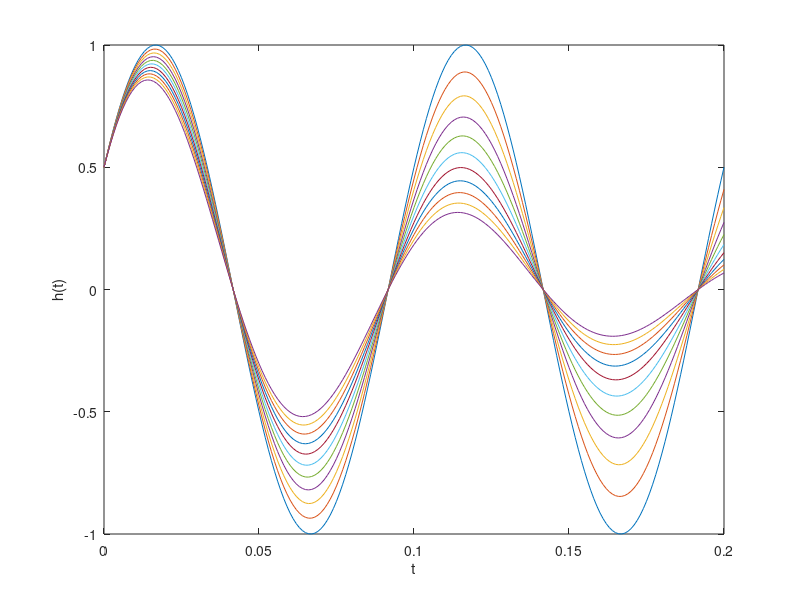

Here is the MATLAB script that generated this plot:
% MATLAB Session B: Elementary Operations
%echo on

% MATLAB Overview:
% Refer to text regarding an overview of MATLAB

% Calculator Operations:
z = -3-j*4
%pause;
output1=z;

z_real = real(z); z_imag = imag(z);
z_mag = sqrt(z_real^2 + z_imag^2)
%pause;
output2=z_real;
output3=z_imag;
output4=z_mag;

z_mag = sqrt(z*conj(z))
%pause;
output5=z_mag;

z_mag = abs(z)
%pause;
output6=z_mag;

z_rad = angle(z)
%pause;
output7=z_rad;

z_deg = angle(z)*180/pi
%pause;
output8=z_deg;

z_rad = atan2(z_imag,z_real)
%pause;
output9=z_rad;

cos(j)
%pause;
output10=cos(j);

log(-1)
%pause;
output11=log(-1);

% Vector Operations:
k = 0:2:11
%pause;
output12=k;

k = 11:-10/3:0
%pause;
output13=k;

k = 0:11
%pause;
output14=k;


k = 0:2;
w = exp(j*(pi/3 + 2*pi*k/3))
%pause;
output15=w;
    
k = 0:99;
w = exp(j*(pi/100 + 2*pi*k/100));
w(5)
%pause;
output16=w(5);

k(5)
%pause;
output17=k(5);

w(98:100)
%pause;
output18=w(98:100);

t = 0:0.2/500:0.2-0.2/500;
f = sin(2*pi*10*t+pi/6);
f(1)
%pause;
output19=f(1);

% Simple Plotting:
plot(t,f);
xlabel('t'); ylabel('f(t)')
%pause; clf;
output20=f;
    
plot(real(w),imag(w),'o');
xlabel('Re(w)'); ylabel('Im(w)');
axis equal
%pause; clf;
output21=w;
    
% Element-by-Element Operations:
g = exp(-10*t);
h = f.*g;
plot(t,f,'-k',t,h,':k');
xlabel('t'); ylabel('Amplitude');
legend('f(t)','h(t)');
%pause; clf;
output22=f;
output23=h;
    
% Matrix Operations:
r = [1 0 0]
%pause;
output24=r;

A = [2 3;4 5;0 6]
%pause;
output25=A;

c = r'
%pause;
output26=c;

B = [c A]
%pause;
output27=B;

B(1,2)
%pause;
output28=B(1,2);

B(1:2,2:3)
%pause;
output29=B(1:2,2:3);

B(2,:)
%pause;
output30=B(2,:);
    
A = [1 -2 3;-sqrt(3) 1 -sqrt(5);3 -sqrt(7) 1];
y = [1;pi;exp(1)];
x = inv(A)*y
%pause;
output31=x;

x = A\y
%pause;
output32=x;

x1 = det([y,A(:,2:3)])/det(A)
%pause;
output33=x1;
    
alpha = (0:10);
t = (0:0.001:0.2)';
T = t*ones(1,11);
H = exp(-T*diag(alpha)).*sin(2*pi*10*T+pi/6);
plot(t,H); xlabel('t'); ylabel('h(t)');
%pause; clf;
output34=H;

% Partial Fraction Expansions
[R,P,K] = residue([1 0 0 0 0 pi],[1 -sqrt(8) 0 sqrt(32) -4])
output35= residue([1 0 0 0 0 pi],[1 -sqrt(8) 0 sqrt(32) -4])

%echo off
